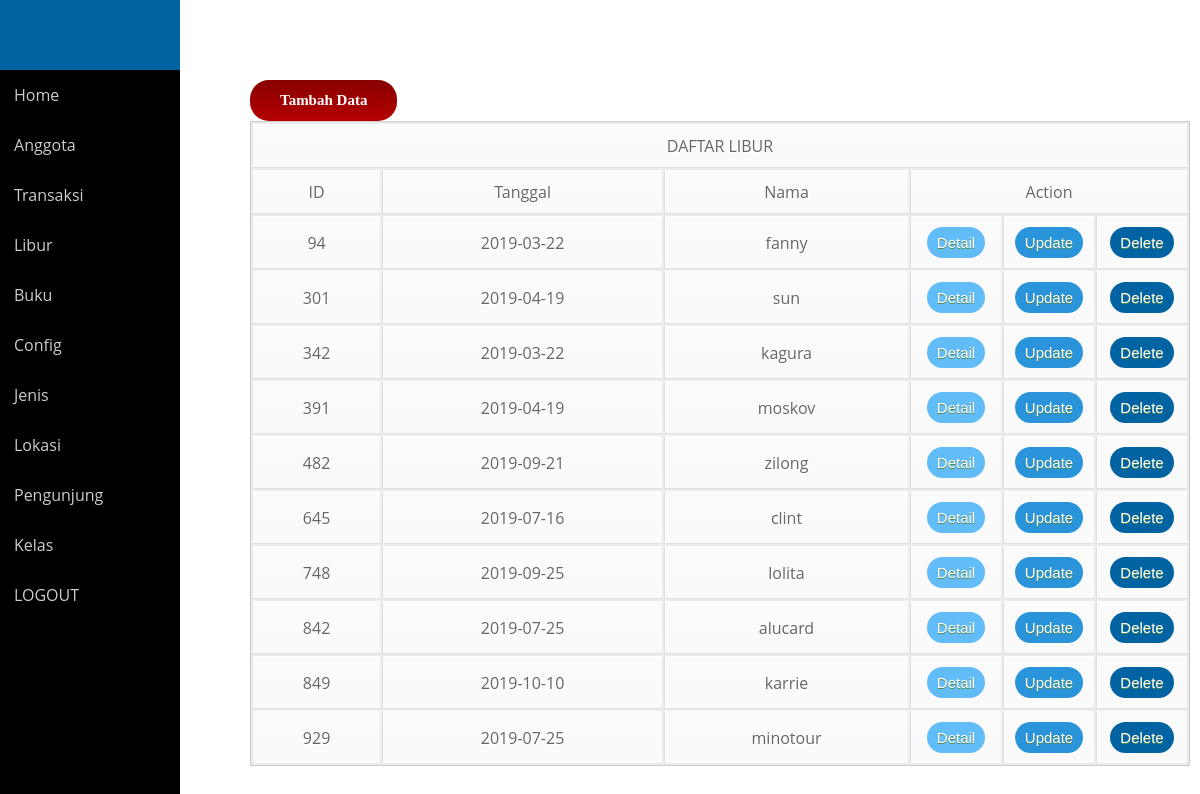
Page /perpus/libur.php (signed in) on the committed database.
### tables this page shows
CREATE TABLE IF NOT EXISTS `libur` (
`id` int(5) NOT NULL,
  `tanggal` date NOT NULL,
  `nama` varchar(20) NOT NULL
);

### perpus/libur.php (the view, shortened to what this page needs)
<!DOCTYPE html>
<html>
  <head>
    <link rel="stylesheet" type="text/css" href="style2.css">
  </head>
<body>
  <nav>
  </nav>
            <div class="sidebar">
                <ul class="nav side-menu">
        <ul>
    <li><a href="index.php">Home</a></li>
      <li><a href="anggota.php">Anggota</a></li>
      <li><a href="Transaksi.php">Transaksi</a></li>
      <li><a href="libur.php">Libur</a></li>
      <li><a href="buku.php">Buku</a></li>
      <li><a href="config.php">Config</a></li>
      <li><a href="jenis.php">Jenis</a></li>
      <li><a href="lokasi.php">Lokasi</a></li>
      <li><a href="pengunjung.php">Pengunjung</a></li>
      <li><a href="kelas.php">Kelas</a></li>
      <li><a href="logout.php">LOGOUT</a></li>
    </ul>
    </ul>
  </div>
             <div class="right_col" role="main">
    <div class="isimain">
         <a href="tambah_libur.php" class="tdata">Tambah Data</a>
      <?php
        $link = koneksi_db();
        $sql = "SELECT * FROM libur";
        $res = mysqli_query($link,$sql);
        $banyakrecord = mysqli_num_rows($res);
        if($banyakrecord > 0){
          ?>
            <table class="tb1">
              <tr>
                <td colspan="10">
                  DAFTAR LIBUR
                </td>
              </tr>
              <tr>
                <td>ID</td>
                <td>Tanggal</td>
                <td>Nama</td>
                <td colspan="3">Action</td>
              </tr>
              <?php
              while($data=mysqli_fetch_array($res)){
              ?>
              <tr>
                <td>
                  <?php echo $data['id'];?>
                </td>
                <td>
                  <?php echo $data['tanggal'];?>
                </td>
                <td>
                  <?php echo $data['nama'];?>
                </td>
                <td width="70px">
                  <a href="detail_libur.php?id=<?=$data["id"]?>" class="myButton">Detail</a>
                </td>
                <td width="70px">
                   <a href="update_libur.php?id=<?=$data["id"]?>" class="update">Update</a>
                </td>
                <td width="70px">
                    <a href="delete_libur.php?id=<?=$data["id"]?>" onclick="return confirm('Apakah anda yakin ingin menghapus data ini?')" class="delete">Delete</a>
                </td>
              </tr>
              <?php
            }
            ?>
          </table>
          <?php
        }
          ?>
      </div>
    </div>
  </body>
</html>

### perpus/style2.css (style rules this page uses)
body { font-family: 'Open Sans', sans-serif; }
* { margin: 0; padding: 0; font-family: 'Open Sans', sans-serif; }
nav { width: 15%; height: 70px; background: #0263a2; position: fixed; z-index: 999; }
a { text-decoration: none; }
.sidebar { width: 15%; background: #000; position: fixed; height: 500%; padding-top: 70px; overflow: hidden; float: left; }
.sidebar ul li { list-style: none; }
.sidebar ul li a { padding: 14px; width: 50%; color: #ccc; display: block; transition: 0.4s; }
.isimain { padding: 80px 10px 30px 250px; }
.myButton { background-color:#61bcf7; -moz-border-radius:8px; -webkit-border-radius:28px; border-radius:28px; border:0px solid #000000; display:inline-block; cursor:pointer; color:#ffffff; font-family:Arial; font-size:15px; padding:7px 10px; text-decoration:none; text-shadow:0px 1px 0px #558a4d; }
.update { background-color: #2994da; -moz-border-radius:8px; -webkit-border-radius:28px; border-radius:28px; border:0px solid #000000; display:inline-block; cursor:pointer; color:white; font-family:Arial; font-size:15px; padding:7px 10px; text-decoration:none; text-shadow:0px 1px 0px #558a4d; }
.delete { background-color: #0263a2; -moz-border-radius:8px; -webkit-border-radius:28px; border-radius:28px; border:0px solid #000000; display:inline-block; cursor:pointer; color:#ffffff; font-family:Arial; font-size:15px; padding:7px 10px; text-decoration:none; text-shadow:0px 1px 0px #558a4d; }
.tdata { background:-webkit-gradient(linear, left top, left bottom, color-stop(0.05, #8a0000), color-stop(1, #b50000)); background:-moz-linear-gradient(top, #8a0000 5%, #b50000 100%); background:-webkit-linear-gradient(top, #8a0000 5%, #b50000 100%); background:-o-linear-gradient(top, #8a0000 5%, #b50000 100%); background:-ms-linear-gradient(top, #8a0000 5%, #b50000 100%); background:linear-gradient(to bottom, #8a0000 5%, #b50000 100%); filter:progid:DXImageTransform.Microsoft.gradient(startColorstr='#8a0000', endColorstr='#b50000',GradientType=0); background-color:#8a0000; -moz-border-radius:19px; -webkit-border-radius:19px; border-radius:19px; display:inline-block; cursor:pointer; color:#ffffff; font-family:Trebuchet MS; font-size:15px; font-weight:bold; padding:12px 30px; text-decoration:none; }
.tb1 { font-family: Arial, Helvetica, sans-serif; color: #666; text-shadow: 1px 1px 0px #fff; background: #eaebec; border : #ccc 1px solid; text-align: center; width: 100%; }
.tb1 tr { text-align: center; padding-left: 10px; }
.tb1 td:first-child { text-align: center; padding-left: 10px; border-left: 0; }
.tb1 td { padding: 10px; border-top: 1px solid #ffffff; border-bottom: 1px solid #e0e0e0; border-left: 1px solid #e0e0e0; background: #fafafa; background: -webkit-gradient(linear, left top, left bottom, from(#fbfbfb), to(#fafafa)); background: -moz-linear-gradient(top, #fbfbfb, #fafafa); }
.tb1 tr:last-child td { border-bottom: 0; }
.tb1 tr:last-child td:first-child { -moz-border-radius-bottomleft: 3px; -webkit-border-bottom-left-radius: 3px; border-bottom-left-radius: 3px; }
.tb1 tr:last-child td:last-child { -moz-border-radius-bottomright: 3px; -webkit-border-bottom-right-radius: 3px; border-bottom-right-radius: 3px; }

### rows in the picture
libur: id "94", tanggal "2019-03-22", nama "fanny"
libur: id "301", tanggal "2019-04-19", nama "sun"
libur: id "342", tanggal "2019-03-22", nama "kagura"
libur: id "391", tanggal "2019-04-19", nama "moskov"
libur: id "482", tanggal "2019-09-21", nama "zilong"
libur: id "645", tanggal "2019-07-16", nama "clint"
libur: id "748", tanggal "2019-09-25", nama "lolita"
libur: id "842", tanggal "2019-07-25", nama "alucard"
libur: id "849", tanggal "2019-10-10", nama "karrie"
libur: id "929", tanggal "2019-07-25", nama "minotour"
